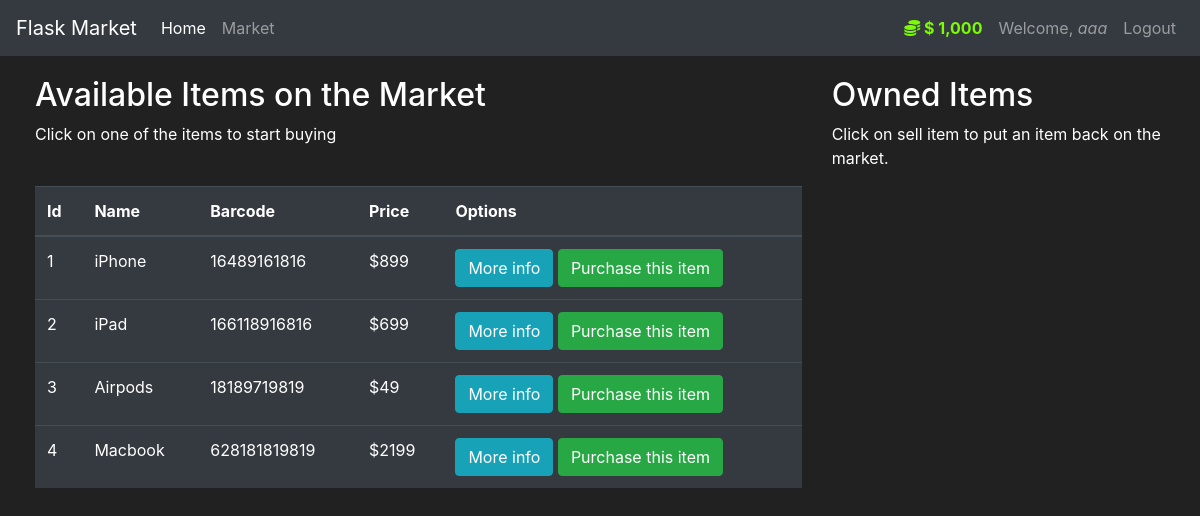
The page /market (signed in) on the database its author committed.
### market/models.py (models this page shows, shortened)
class User(db.Model, UserMixin):
    id = db.Column(db.Integer(), primary_key=True)
    username = db.Column(db.String(length=30), nullable=False, unique=True)
    email = db.Column(db.String(length=50), nullable=False, unique=True)
    password_hash = db.Column(db.String(length=60), nullable=False)
    budget = db.Column(db.Integer(), default=1000)
    items = db.relationship("Item", backref="owned_user", lazy=True)
    @property
    def prettier_budget(self):
        if len(str(self.budget)) >= 4:
            return f"$ {str(self.budget)[:-3]},{str(self.budget)[-3:]}"
        else:
            return f"$ {self.budget}"
    @property
    def password(self):
        return self.password

class Item(db.Model):
    id = db.Column(db.Integer(), primary_key=True)
    name = db.Column(db.String(length=30), nullable=False, unique=True)
    barcode = db.Column(db.String(length=12), nullable=False, unique=True)
    price = db.Column(db.Integer(), nullable=False)
    description = db.Column(db.String(length=1024), nullable=False, unique=True)
    owner = db.Column(db.Integer(), db.ForeignKey("user.id"))

### market/routes.py (the view, shortened to what this page needs)
@app.route("/market", methods=["POST", "GET"])
@login_required
def market_page():
    purchase_form = PurchaseItemForm()
    selling_form = SellItemForm()
    if request.method == "GET":
        items = Item.query.filter_by(owner=None)
        owned_items = Item.query.filter_by(owner=current_user.id)
        return render_template("market.html", items=items, purchase_form=purchase_form, owned_items=owned_items,
                               selling_form=selling_form)

### market/models.py (called while the page is built)
@login_manager.user_loader
def load_user(user_id):
    return User.query.get(int(user_id))

### market/templates/market.html (shortened to what this page needs)
{% extends "base.html" %}
{% block content %}
<div class="row">
    <div class="col-8">
        <h2>
            Available Items on the Market
        </h2>
        <p>Click on one of the items to start buying</p>
        <br>
        <table class="table table-hover table-dark">
            <thead>
            <tr>
                <th scope="col">Id</th>
                <th scope="col">Name</th>
                <th scope="col">Barcode</th>
                <th scope="col">Price</th>
                <th scope="col">Options</th>
            </tr>
            </thead>
            <tbody>
            {% for item in items %}
            <tr>
                <td>{{ item.id }}</td>
                <td>{{ item.name }}</td>
                <td>{{ item.barcode }}</td>
                <td>${{ item.price }}</td>
                <td>
                    <button class="btn btn-outline btn-info" data-toggle="modal"
                            data-target="#Modal-MoreInfo-{{ item.id }}">More info
                    </button>
                    <button class="btn btn-outline btn-success" data-toggle="modal"
                            data-target="#Modal-PurchaseConfirm-{{ item.id }}">Purchase this item
                    </button>
                </td>
            </tr>
            {% endfor %}
            </tbody>
        </table>
    </div>
    <div class="col-4">
        <h2>Owned Items</h2>
        <p>Click on sell item to put an item back on the market.</p>
        <br>
    </div>
</div>
{% endblock %}

### market/templates/base.html (shortened to what this page needs)
<!doctype html>
<html lang="en">
   <head>
      <link rel="stylesheet" href="https://use.fontawesome.com/releases/v5.7.1/css/all.css">
      <link rel="stylesheet" href="https://cdn.jsdelivr.net/npm/bootstrap@4.5.3/dist/css/bootstrap.min.css">
      <link rel="stylesheet" type="text/css" href="./static/css/styles.css">
   </head>
   <body>
      <nav class="navbar navbar-expand-md navbar-dark bg-dark">
         <a class="navbar-brand" href="/">Flask Market</a>
         <div class="collapse navbar-collapse" id="navbarNav">
           <ul class="navbar-nav mr-auto">
               <li class="nav-item active">
                   <a class="nav-link" href="{{ url_for('home_page') }}">Home <span class="sr-only">(current)</span></a>
               </li>
               <li class="nav-item">
                   <a class="nav-link" href="{{ url_for('market_page') }}">Market</a>
               </li>
           </ul>
             {% if current_user.is_authenticated %}
                <ul class="navbar-nav">
                    <li class="nav-item">
                       <a class="nav-link coin">
                           <i class="fas fa-coins"> </i>
                           {{ current_user.prettier_budget }}
                       </a>
                    </li>
                    <li class="nav-item">
                       <a class="nav-link">Welcome, <em>{{ current_user.username }}</em></a>
                    </li>
                    <li class="nav-item">
                       <a class="nav-link" href="{{url_for('logout_page') }}">Logout</a>
                    </li>
                </ul>
             {% endif %}
         </div>
       </nav>
      {% block content %}
      {% endblock %}
   </body>
</html>

### market/static/css/styles.css (style rules this page uses)
body { background-color: #212121; color: white; }
a.coin { color: #7CFC00 !important; font-weight: bold; }
.row { margin-top: 20px; margin-left: 20px; }

### rows shown on the page
User: prettier_budget "$ 1,000", username "aaa"
Item: id "1", name "iPhone", barcode "16489161816", price "899"
Item: id "2", name "iPad", barcode "166118916816", price "699"
Item: id "3", name "Airpods", barcode "18189719819", price "49"
Item: id "4", name "Macbook", barcode "628181819819", price "2199"
